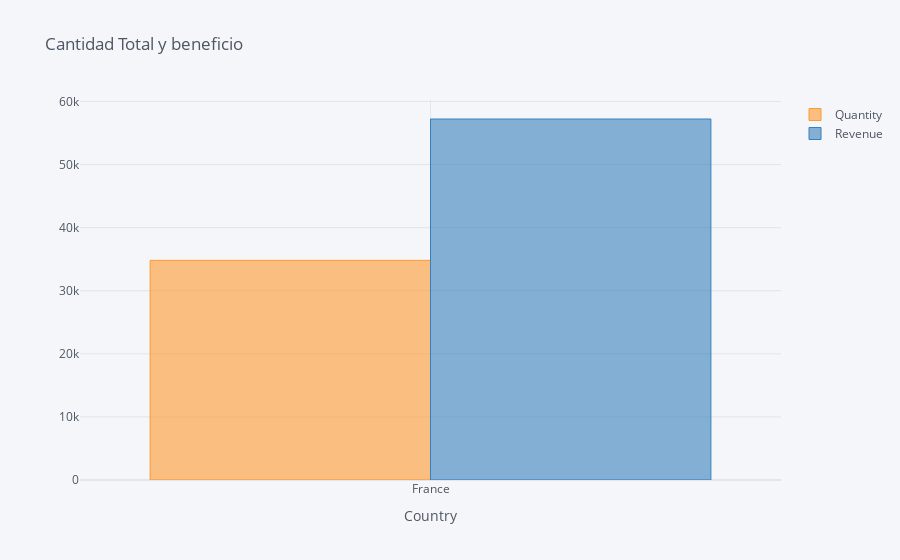

This figure's notebook cell:
### Markdown cell above
## 2. Create an interactive line chart showing quantity and revenue sold to France between January 1st and May 31st 2011.

### Code cell
data=df[df.Country=='France']

data=data.loc[(data.InvoiceDate>='2011-1-1')&(data.InvoiceDate<='2011-5-31')]
data.head()

data=data.groupby('Country').sum()
data=data[['Quantity', 'Revenue']]

data.iplot(kind='bar', xTitle='Country', title='Cantidad Total y beneficio')

### Figure 1 — Plotly figure (JSON) as saved in the notebook; plotly's stock layout.template omitted (floating-point values rounded to 4 significant figures)
{"data": [{"marker": {"color": "rgba(255, 153, 51, 0.6)", "line": {"color": "rgba(255, 153, 51, 1.0)", "width": 1}}, "name": "Quantity", "orientation": "v", "text": "", "type": "bar", "x": ["France"], "y": [34817]}, {"marker": {"color": "rgba(55, 128, 191, 0.6)", "line": {"color": "rgba(55, 128, 191, 1.0)", "width": 1}}, "name": "Revenue", "orientation": "v", "text": "", "type": "bar", "x": ["France"], "y": [57220.0]}], "layout": {"legend": {"bgcolor": "#F5F6F9", "font": {"color": "#4D5663"}}, "paper_bgcolor": "#F5F6F9", "plot_bgcolor": "#F5F6F9", "title": {"font": {"color": "#4D5663"}, "text": "Cantidad Total y beneficio"}, "xaxis": {"gridcolor": "#E1E5ED", "showgrid": true, "tickfont": {"color": "#4D5663"}, "title": {"font": {"color": "#4D5663"}, "text": "Country"}, "zerolinecolor": "#E1E5ED"}, "yaxis": {"gridcolor": "#E1E5ED", "showgrid": true, "tickfont": {"color": "#4D5663"}, "title": {"font": {"color": "#4D5663"}, "text": ""}, "zerolinecolor": "#E1E5ED"}}}
